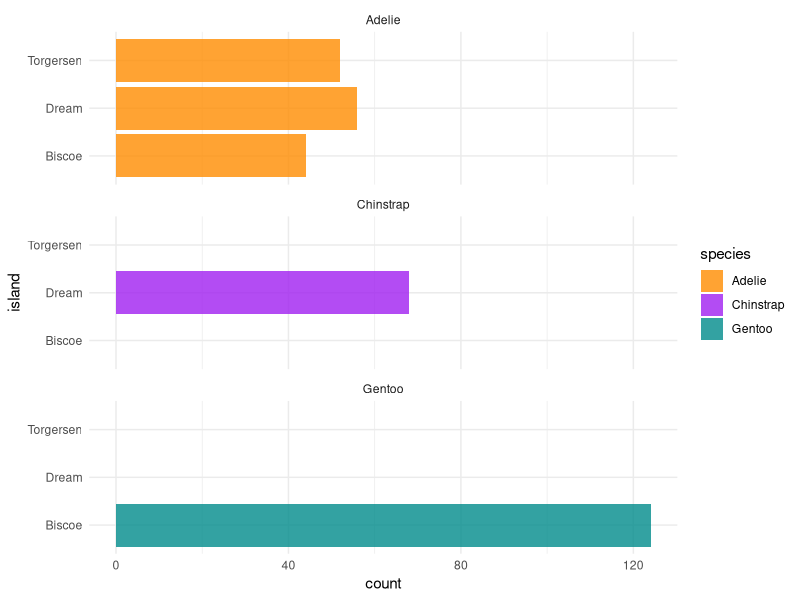
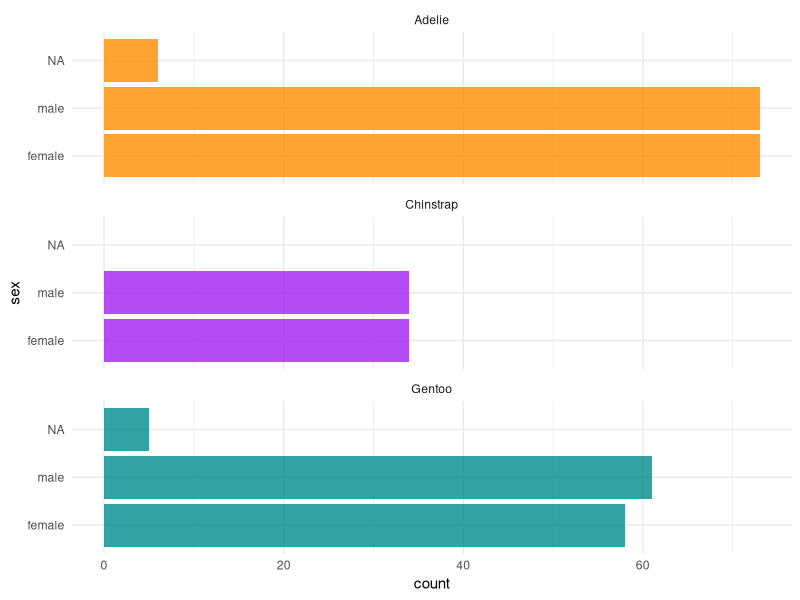
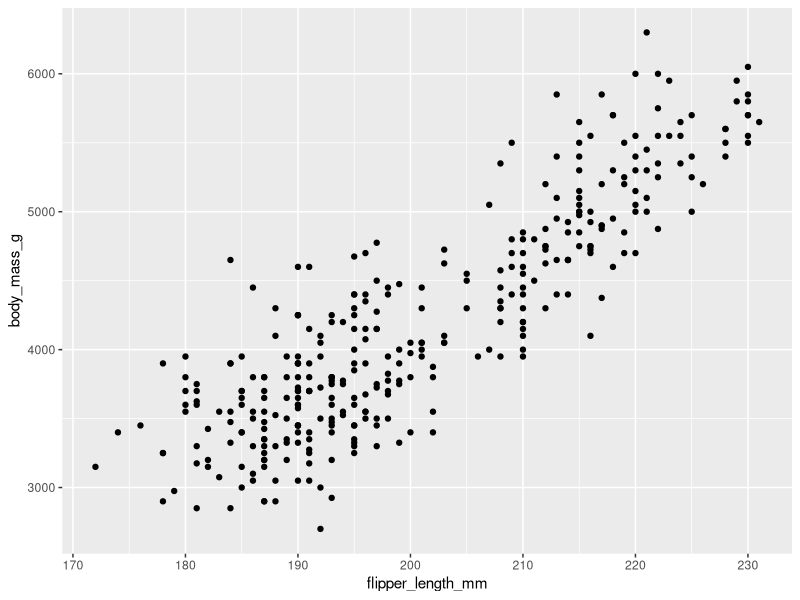
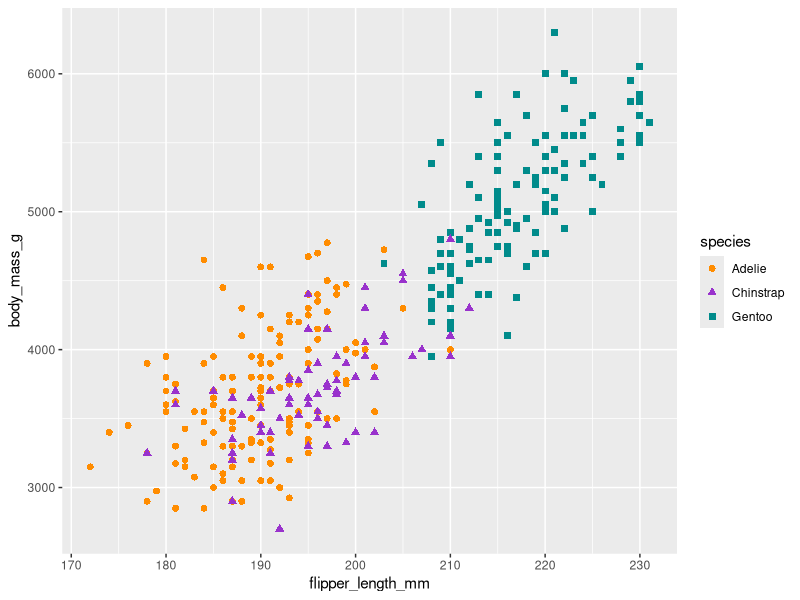
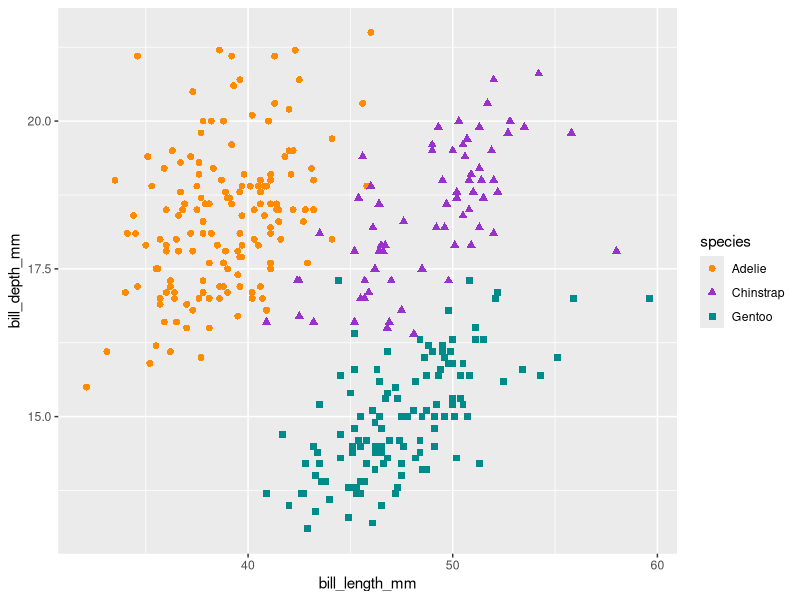
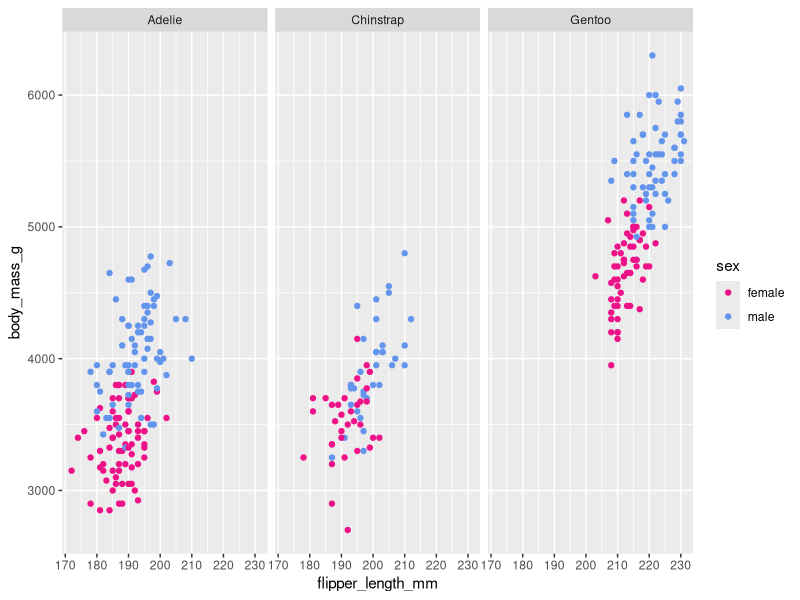
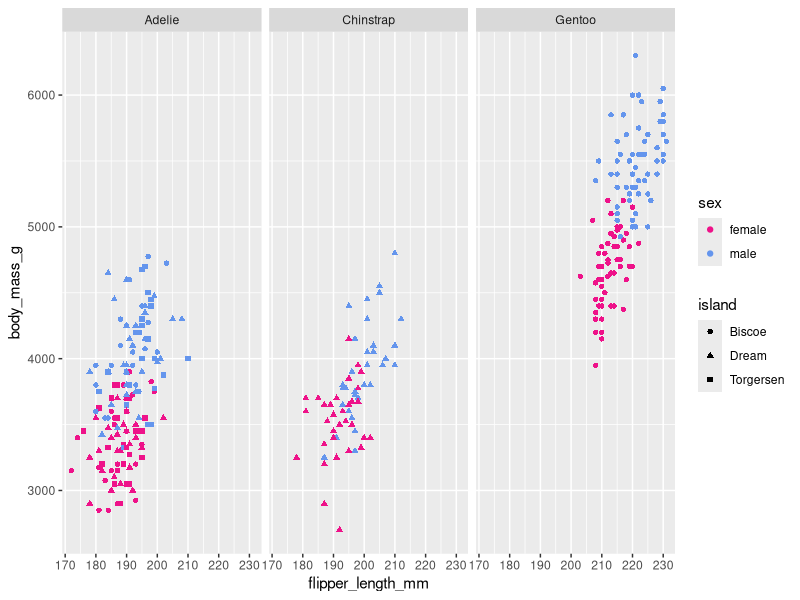
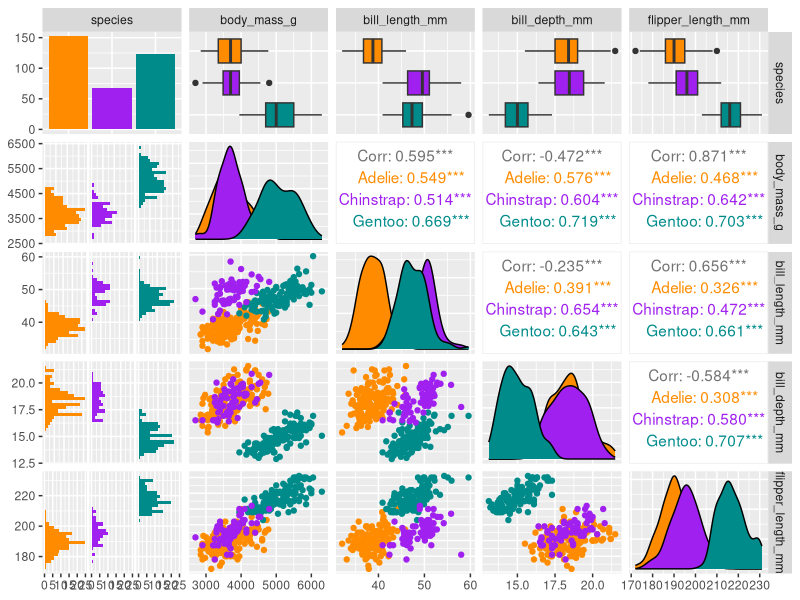

Generate these figures, in order, with R:
## ---- chunk 1
#| label: setup
#| include: false

knitr::opts_chunk$set(
  warning = FALSE,
  message = FALSE)

library(palmerpenguins)
## ---- chunk 2
#| label: load-packages
#| include: false

library(palmerpenguins)
library(dplyr)
library(ggplot2)
library(tidyverse)
## ---- chunk 3
data <- penguins
glimpse(penguins)
head(penguins)
## ---- chunk 4
penguins |>
  dplyr::select(where(is.factor)) |>
  glimpse()
## ---- chunk 5
# Count penguins for each species / island
penguins %>%
  count(species, island, .drop = FALSE)

table(penguins$species, penguins$island)
## ---- chunk 6
#| label: plot-island-distribution
#| fig-width: 8
#| fig-height: 4

ggplot(penguins, aes(x = island, fill = species)) +
  geom_bar(alpha = 0.8) +
  scale_fill_manual(values = c("darkorange","purple","cyan4")) +
  theme_minimal() +
  facet_wrap(~species, ncol = 1) +
  coord_flip()
## ---- chunk 7
# Count penguins for each species / sex
penguins |>
  count(species, sex, .drop = FALSE)
## ---- chunk 8
#| label: plot-sex-distribution
#| fig-width: 8
#| fig-height: 4
ggplot(penguins, aes(x = sex, fill = species)) +
  geom_bar(alpha = 0.8) +
  scale_fill_manual(values = c("darkorange","purple","cyan4"), 
                    guide = FALSE) +
  theme_minimal() +
  facet_wrap(~species, ncol = 1) +
  coord_flip()
## ---- chunk 9
penguins |>
  dplyr::select(where(is.numeric)) |>
  glimpse()
## ---- chunk 10
# Count how many penguins they evaluated each year
penguins |>
  count(year, species, .drop = FALSE)

table(penguins$year, penguins$species)

## ---- chunk 11
ggplot(data = penguins, aes(x = flipper_length_mm, y = body_mass_g)) +
  geom_point()
## ---- chunk 12
# Scatterplot example 1: penguin flipper length versus body mass
ggplot(data = penguins, aes(x = flipper_length_mm, y = body_mass_g)) +
  geom_point(aes(color = species, 
                 shape = species),
             size = 2) +
  scale_color_manual(values = c("darkorange","darkorchid","cyan4")) 

# Scatterplot example 2: penguin bill length versus bill depth
ggplot(data = penguins, aes(x = bill_length_mm, y = bill_depth_mm)) +
  geom_point(aes(color = species, 
                 shape = species),
                 size = 2)  +
  scale_color_manual(values = c("darkorange","darkorchid","cyan4"))

# Scatterplot example 3: penguin flipper length versus body mass separated by species and sex
ggplot(penguins, aes(x = flipper_length_mm,
                     y = body_mass_g)) +
  geom_point(aes(color = sex)) +
  scale_color_manual(values = c("deeppink2","cornflowerblue"), 
                     na.translate = FALSE) + # removes the "NA" values
  facet_wrap(~species)

# Scatterplot example 4: penguin flipper length versus body mass separated by all 3 factor variables
ggplot(penguins, aes(x = flipper_length_mm,
                     y = body_mass_g)) +
  geom_point(aes(color = sex, shape = island)) +
  scale_color_manual(values = c("deeppink2","cornflowerblue"), 
                     na.translate = FALSE) + # removes the "NA" values
  facet_wrap(~species)

## ---- chunk 13
#| label: penguin-pairs
#| fig-width: 8
#| fig-height: 7

penguins |>
  select(species, body_mass_g, ends_with("_mm")) %>% 
  GGally::ggpairs(aes(color = species)) +
  scale_colour_manual(values = c("darkorange","purple","cyan4")) +
  scale_fill_manual(values = c("darkorange","purple","cyan4"))
## ---- chunk 14
# Jitter plot example: bill length by species
ggplot(data = penguins, aes(x = species, y = bill_length_mm)) +
  geom_jitter(aes(color = species),
              width = 0.1, 
              alpha = 0.7,
              show.legend = FALSE) +
  scale_color_manual(values = c("darkorange","darkorchid","cyan4"))

# Boxplot examples: bill length by species
ggplot(data = penguins, aes(x = species, y = bill_length_mm)) + geom_boxplot(aes(fill = species)) +
  scale_fill_manual(values = c("orange","orchid","cyan3"))

ggplot(data = penguins, aes(x = species, y = bill_length_mm)) + 
  geom_boxplot(aes(fill = species), outlier.shape = NA) +
  geom_jitter(aes(color = species),
              width = 0.1, 
              alpha = 0.7,
              show.legend = FALSE) +
  scale_color_manual(values = c("darkorange2","darkorchid","cyan4")) +
  scale_fill_manual(values = c("orange","orchid","cyan3"))

# Histogram example: flipper length by species
ggplot(data = penguins, aes(x = flipper_length_mm)) +
  geom_histogram(aes(fill = species), alpha = 0.5, position = "identity") +
  scale_fill_manual(values = c("darkorange","darkorchid","cyan4"))
## ---- chunk 15
citation("palmerpenguins")
